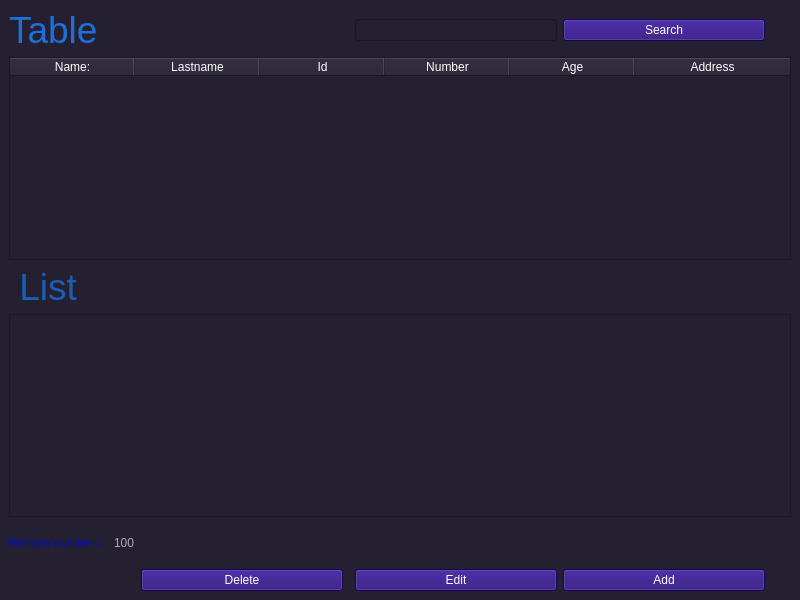
<?xml version="1.0" encoding="UTF-8"?>
<ui version="4.0">
 <class>MainWindow</class>
 <widget class="QMainWindow" name="MainWindow">
  <property name="geometry">
   <rect>
    <x>0</x>
    <y>0</y>
    <width>800</width>
    <height>600</height>
   </rect>
  </property>
  <property name="windowTitle">
   <string>MainWindow</string>
  </property>
  <property name="styleSheet">
   <string notr="true">QWidget
{
background-color: rgb(36, 31, 49);
color:white;
}

</string>
  </property>
  <widget class="QWidget" name="centralwidget">
   <layout class="QGridLayout" name="gridLayout">
    <item row="3" column="0">
     <widget class="QLabel" name="label">
      <property name="font">
       <font>
        <pointsize>28</pointsize>
       </font>
      </property>
      <property name="styleSheet">
       <string notr="true">color: rgb(0, 17, 189);
color: rgb(26, 95, 180);
</string>
      </property>
      <property name="text">
       <string> List</string>
      </property>
     </widget>
    </item>
    <item row="4" column="0" colspan="7">
     <widget class="QListWidget" name="list_input">
      <property name="styleSheet">
       <string notr="true">color : #adadad</string>
      </property>
      <property name="selectionBehavior">
       <enum>QAbstractItemView::SelectRows</enum>
      </property>
     </widget>
    </item>
    <item row="2" column="0" colspan="7">
     <widget class="QTableWidget" name="table_show">
      <property name="styleSheet">
       <string notr="true">QTableWidget{
selection-background-color: darkblue;
}</string>
      </property>
      <property name="selectionMode">
       <enum>QAbstractItemView::SingleSelection</enum>
      </property>
      <property name="selectionBehavior">
       <enum>QAbstractItemView::SelectRows</enum>
      </property>
      <attribute name="horizontalHeaderCascadingSectionResizes">
       <bool>false</bool>
      </attribute>
      <attribute name="horizontalHeaderMinimumSectionSize">
       <number>125</number>
      </attribute>
      <attribute name="horizontalHeaderShowSortIndicator" stdset="0">
       <bool>false</bool>
      </attribute>
      <attribute name="horizontalHeaderStretchLastSection">
       <bool>true</bool>
      </attribute>
      <column>
       <property name="text">
        <string>Name:</string>
       </property>
      </column>
      <column>
       <property name="text">
        <string>Lastname</string>
       </property>
      </column>
      <column>
       <property name="text">
        <string>Id</string>
       </property>
      </column>
      <column>
       <property name="text">
        <string>Number</string>
       </property>
      </column>
      <column>
       <property name="text">
        <string>Age</string>
       </property>
      </column>
      <column>
       <property name="text">
        <string>Address</string>
       </property>
      </column>
     </widget>
    </item>
    <item row="7" column="2">
     <widget class="QLabel" name="label_4">
      <property name="text">
       <string/>
      </property>
     </widget>
    </item>
    <item row="0" column="0">
     <widget class="QLabel" name="label_3">
      <property name="font">
       <font>
        <pointsize>28</pointsize>
       </font>
      </property>
      <property name="styleSheet">
       <string notr="true">QWidget{
	
	
	color: rgb(28, 113, 216);
}
</string>
      </property>
      <property name="text">
       <string>Table</string>
      </property>
     </widget>
    </item>
    <item row="3" column="6">
     <spacer name="verticalSpacer_3">
      <property name="orientation">
       <enum>Qt::Vertical</enum>
      </property>
      <property name="sizeType">
       <enum>QSizePolicy::Minimum</enum>
      </property>
      <property name="sizeHint" stdset="0">
       <size>
        <width>20</width>
        <height>40</height>
       </size>
      </property>
     </spacer>
    </item>
    <item row="0" column="2">
     <spacer name="horizontalSpacer">
      <property name="orientation">
       <enum>Qt::Horizontal</enum>
      </property>
      <property name="sizeHint" stdset="0">
       <size>
        <width>40</width>
        <height>20</height>
       </size>
      </property>
     </spacer>
    </item>
    <item row="7" column="4" colspan="3">
     <spacer name="verticalSpacer">
      <property name="orientation">
       <enum>Qt::Vertical</enum>
      </property>
      <property name="sizeType">
       <enum>QSizePolicy::Preferred</enum>
      </property>
      <property name="sizeHint" stdset="0">
       <size>
        <width>20</width>
        <height>40</height>
       </size>
      </property>
     </spacer>
    </item>
    <item row="0" column="4">
     <widget class="QLineEdit" name="line_search"/>
    </item>
    <item row="7" column="0">
     <widget class="QLabel" name="label_2">
      <property name="styleSheet">
       <string notr="true">color: rgb(0, 17, 189);</string>
      </property>
      <property name="text">
       <string>Remain number = </string>
      </property>
     </widget>
    </item>
    <item row="0" column="6">
     <spacer name="verticalSpacer_2">
      <property name="orientation">
       <enum>Qt::Vertical</enum>
      </property>
      <property name="sizeType">
       <enum>QSizePolicy::Minimum</enum>
      </property>
      <property name="sizeHint" stdset="0">
       <size>
        <width>20</width>
        <height>40</height>
       </size>
      </property>
     </spacer>
    </item>
    <item row="7" column="1">
     <widget class="QLabel" name="lbl_number">
      <property name="styleSheet">
       <string notr="true">color:#adadad;</string>
      </property>
      <property name="text">
       <string>100</string>
      </property>
     </widget>
    </item>
    <item row="15" column="5">
     <widget class="QPushButton" name="btn_add">
      <property name="sizePolicy">
       <sizepolicy hsizetype="MinimumExpanding" vsizetype="Fixed">
        <horstretch>0</horstretch>
        <verstretch>0</verstretch>
       </sizepolicy>
      </property>
      <property name="styleSheet">
       <string notr="true">background-color: rgb(33, 5, 115);</string>
      </property>
      <property name="text">
       <string>Add</string>
      </property>
     </widget>
    </item>
    <item row="15" column="4">
     <widget class="QPushButton" name="btn_edit">
      <property name="styleSheet">
       <string notr="true">QWidget{
	
	background-color: rgb(33, 5, 115);
	color:white
}
</string>
      </property>
      <property name="text">
       <string>Edit</string>
      </property>
     </widget>
    </item>
    <item row="15" column="2">
     <widget class="QPushButton" name="btn_delete">
      <property name="styleSheet">
       <string notr="true">QWidget{
	
	background-color: rgb(33, 5, 115);
	color:white
}</string>
      </property>
      <property name="text">
       <string>Delete</string>
      </property>
     </widget>
    </item>
    <item row="0" column="5">
     <widget class="QPushButton" name="btn_search">
      <property name="styleSheet">
       <string notr="true">QWidget{
	
	background-color: rgb(33, 5, 115);
	color:white
}</string>
      </property>
      <property name="text">
       <string>Search</string>
      </property>
     </widget>
    </item>
   </layout>
  </widget>
 </widget>
 <resources/>
 <connections/>
</ui>
